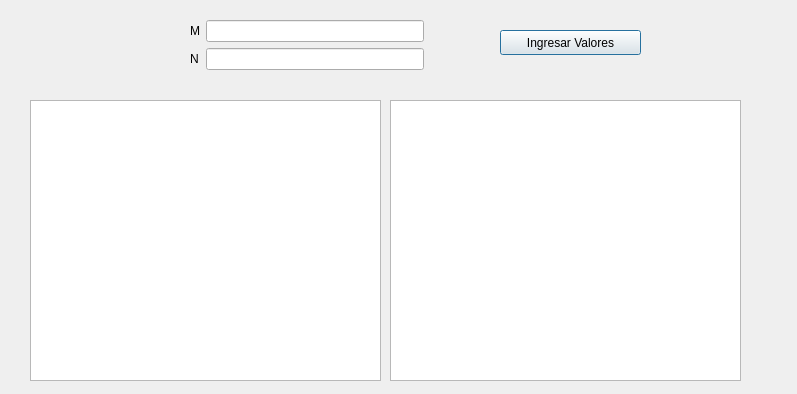
<?xml version="1.0" encoding="UTF-8"?>
<ui version="4.0">
 <class>Dialog</class>
 <widget class="QDialog" name="Dialog">
  <property name="geometry">
   <rect>
    <x>0</x>
    <y>0</y>
    <width>797</width>
    <height>394</height>
   </rect>
  </property>
  <property name="windowTitle">
   <string>Dialog</string>
  </property>
  <widget class="QTableWidget" name="tableWidget">
   <property name="geometry">
    <rect>
     <x>30</x>
     <y>100</y>
     <width>351</width>
     <height>281</height>
    </rect>
   </property>
  </widget>
  <widget class="QPushButton" name="pushButton">
   <property name="geometry">
    <rect>
     <x>500</x>
     <y>30</y>
     <width>141</width>
     <height>25</height>
    </rect>
   </property>
   <property name="text">
    <string>Ingresar Valores</string>
   </property>
  </widget>
  <widget class="QWidget" name="layoutWidget">
   <property name="geometry">
    <rect>
     <x>190</x>
     <y>20</y>
     <width>234</width>
     <height>58</height>
    </rect>
   </property>
   <layout class="QFormLayout" name="formLayout">
    <item row="0" column="0">
     <widget class="QLabel" name="label">
      <property name="text">
       <string>M</string>
      </property>
     </widget>
    </item>
    <item row="0" column="1">
     <widget class="QLineEdit" name="lineEdit"/>
    </item>
    <item row="1" column="0">
     <widget class="QLabel" name="label_2">
      <property name="text">
       <string>N</string>
      </property>
     </widget>
    </item>
    <item row="1" column="1">
     <widget class="QLineEdit" name="lineEdit_2"/>
    </item>
   </layout>
  </widget>
  <widget class="QTableWidget" name="tableWidget_2">
   <property name="geometry">
    <rect>
     <x>390</x>
     <y>100</y>
     <width>351</width>
     <height>281</height>
    </rect>
   </property>
  </widget>
 </widget>
 <resources/>
 <connections/>
</ui>
